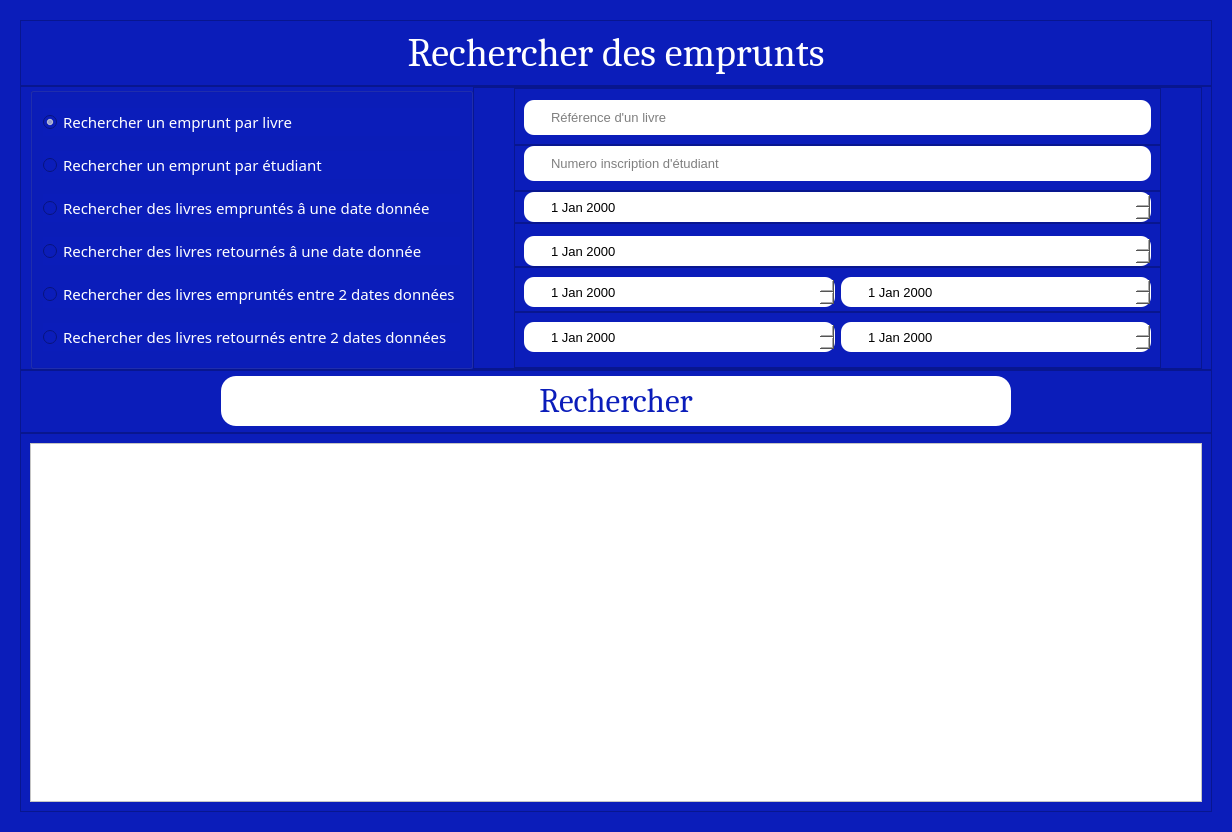
<?xml version="1.0" encoding="UTF-8"?>
<ui version="4.0">
 <class>Dialog</class>
 <widget class="QDialog" name="Dialog">
  <property name="geometry">
   <rect>
    <x>0</x>
    <y>0</y>
    <width>1232</width>
    <height>832</height>
   </rect>
  </property>
  <property name="windowTitle">
   <string>Dialog</string>
  </property>
  <property name="styleSheet">
   <string notr="true">background-color:#0b1dba;
color:white;
</string>
  </property>
  <layout class="QVBoxLayout" name="verticalLayout">
   <item>
    <widget class="QFrame" name="frame">
     <layout class="QVBoxLayout" name="verticalLayout_2" stretch="1,2,1,6">
      <property name="spacing">
       <number>0</number>
      </property>
      <item>
       <widget class="QFrame" name="frame_2">
        <property name="styleSheet">
         <string notr="true">font: 75 30pt &quot;Cambria&quot;;</string>
        </property>
        <property name="frameShape">
         <enum>QFrame::StyledPanel</enum>
        </property>
        <property name="frameShadow">
         <enum>QFrame::Raised</enum>
        </property>
        <layout class="QHBoxLayout" name="horizontalLayout">
         <item>
          <widget class="QLabel" name="label">
           <property name="font">
            <font>
             <family>Cambria</family>
             <pointsize>30</pointsize>
             <weight>9</weight>
             <italic>false</italic>
             <bold>false</bold>
            </font>
           </property>
           <property name="text">
            <string>Rechercher des emprunts</string>
           </property>
           <property name="alignment">
            <set>Qt::AlignCenter</set>
           </property>
          </widget>
         </item>
        </layout>
       </widget>
      </item>
      <item>
       <widget class="QFrame" name="frame_8">
        <property name="frameShape">
         <enum>QFrame::StyledPanel</enum>
        </property>
        <property name="frameShadow">
         <enum>QFrame::Raised</enum>
        </property>
        <layout class="QHBoxLayout" name="horizontalLayout_7" stretch="1,2">
         <property name="spacing">
          <number>0</number>
         </property>
         <property name="topMargin">
          <number>0</number>
         </property>
         <property name="bottomMargin">
          <number>0</number>
         </property>
         <item>
          <widget class="QGroupBox" name="groupBox_4">
           <layout class="QVBoxLayout" name="verticalLayout_4" stretch="0,2,0,0,0,0">
            <property name="spacing">
             <number>0</number>
            </property>
            <property name="leftMargin">
             <number>10</number>
            </property>
            <property name="topMargin">
             <number>0</number>
            </property>
            <property name="rightMargin">
             <number>10</number>
            </property>
            <property name="bottomMargin">
             <number>0</number>
            </property>
            <item>
             <widget class="QRadioButton" name="radioButton">
              <property name="font">
               <font>
                <family>MS Reference Sans Serif</family>
                <pointsize>11</pointsize>
               </font>
              </property>
              <property name="text">
               <string>Rechercher un emprunt par livre</string>
              </property>
              <property name="checked">
               <bool>true</bool>
              </property>
             </widget>
            </item>
            <item>
             <widget class="QRadioButton" name="radioButton_2">
              <property name="font">
               <font>
                <family>MS Reference Sans Serif</family>
                <pointsize>11</pointsize>
               </font>
              </property>
              <property name="text">
               <string>Rechercher un emprunt par étudiant</string>
              </property>
             </widget>
            </item>
            <item>
             <widget class="QRadioButton" name="radioButton_3">
              <property name="font">
               <font>
                <family>MS Reference Sans Serif</family>
                <pointsize>11</pointsize>
               </font>
              </property>
              <property name="text">
               <string>Rechercher des livres empruntés â une date donnée</string>
              </property>
             </widget>
            </item>
            <item>
             <widget class="QRadioButton" name="radioButton_4">
              <property name="font">
               <font>
                <family>MS Reference Sans Serif</family>
                <pointsize>11</pointsize>
               </font>
              </property>
              <property name="text">
               <string>Rechercher des livres retournés â une date donnée</string>
              </property>
             </widget>
            </item>
            <item>
             <widget class="QRadioButton" name="radioButton_5">
              <property name="font">
               <font>
                <family>MS Reference Sans Serif</family>
                <pointsize>11</pointsize>
               </font>
              </property>
              <property name="text">
               <string>Rechercher des livres empruntés entre 2 dates données</string>
              </property>
             </widget>
            </item>
            <item>
             <widget class="QRadioButton" name="radioButton_6">
              <property name="font">
               <font>
                <family>MS Reference Sans Serif</family>
                <pointsize>11</pointsize>
               </font>
              </property>
              <property name="text">
               <string>Rechercher des livres retournés entre 2 dates données</string>
              </property>
             </widget>
            </item>
           </layout>
          </widget>
         </item>
         <item>
          <widget class="QFrame" name="frame_3">
           <property name="font">
            <font>
             <pointsize>4</pointsize>
            </font>
           </property>
           <property name="frameShape">
            <enum>QFrame::StyledPanel</enum>
           </property>
           <property name="frameShadow">
            <enum>QFrame::Raised</enum>
           </property>
           <layout class="QVBoxLayout" name="verticalLayout_3" stretch="1,1,1,1,1,1">
            <property name="spacing">
             <number>0</number>
            </property>
            <property name="leftMargin">
             <number>40</number>
            </property>
            <property name="topMargin">
             <number>0</number>
            </property>
            <property name="rightMargin">
             <number>40</number>
            </property>
            <property name="bottomMargin">
             <number>0</number>
            </property>
            <item>
             <widget class="QFrame" name="frame_12">
              <property name="frameShape">
               <enum>QFrame::StyledPanel</enum>
              </property>
              <property name="frameShadow">
               <enum>QFrame::Raised</enum>
              </property>
              <layout class="QVBoxLayout" name="verticalLayout_6">
               <property name="topMargin">
                <number>11</number>
               </property>
               <item>
                <widget class="QLineEdit" name="edit_reference">
                 <property name="font">
                  <font>
                   <pointsize>10</pointsize>
                  </font>
                 </property>
                 <property name="styleSheet">
                  <string notr="true">height:35px;
border-radius:10px;
padding-left:25px;
background-color:white;
color:black;</string>
                 </property>
                 <property name="placeholderText">
                  <string>Référence d'un livre</string>
                 </property>
                </widget>
               </item>
              </layout>
             </widget>
            </item>
            <item>
             <widget class="QFrame" name="frame_11">
              <property name="frameShape">
               <enum>QFrame::StyledPanel</enum>
              </property>
              <property name="frameShadow">
               <enum>QFrame::Raised</enum>
              </property>
              <layout class="QVBoxLayout" name="verticalLayout_5">
               <property name="topMargin">
                <number>0</number>
               </property>
               <item>
                <widget class="QLineEdit" name="edit_numero_insc">
                 <property name="font">
                  <font>
                   <pointsize>10</pointsize>
                  </font>
                 </property>
                 <property name="styleSheet">
                  <string notr="true">height:35px;
border-radius:10px;
padding-left:25px;
background-color:white;
color:black;</string>
                 </property>
                 <property name="placeholderText">
                  <string>Numero inscription d'étudiant</string>
                 </property>
                </widget>
               </item>
              </layout>
             </widget>
            </item>
            <item>
             <widget class="QFrame" name="frame_9">
              <property name="frameShape">
               <enum>QFrame::StyledPanel</enum>
              </property>
              <property name="frameShadow">
               <enum>QFrame::Raised</enum>
              </property>
              <layout class="QHBoxLayout" name="horizontalLayout_5">
               <property name="topMargin">
                <number>0</number>
               </property>
               <property name="bottomMargin">
                <number>0</number>
               </property>
               <item>
                <widget class="QDateEdit" name="dateEdit">
                 <property name="font">
                  <font>
                   <pointsize>10</pointsize>
                  </font>
                 </property>
                 <property name="cursor">
                  <cursorShape>PointingHandCursor</cursorShape>
                 </property>
                 <property name="styleSheet">
                  <string notr="true">height:30px;
border-radius:10px;
padding-left:25px;
background-color:white;
color:black;</string>
                 </property>
                </widget>
               </item>
              </layout>
             </widget>
            </item>
            <item>
             <widget class="QFrame" name="frame_6">
              <property name="frameShape">
               <enum>QFrame::StyledPanel</enum>
              </property>
              <property name="frameShadow">
               <enum>QFrame::Raised</enum>
              </property>
              <layout class="QHBoxLayout" name="horizontalLayout_3">
               <property name="spacing">
                <number>0</number>
               </property>
               <property name="topMargin">
                <number>12</number>
               </property>
               <property name="bottomMargin">
                <number>0</number>
               </property>
               <item>
                <widget class="QDateEdit" name="dateEdit_2">
                 <property name="font">
                  <font>
                   <pointsize>10</pointsize>
                  </font>
                 </property>
                 <property name="cursor">
                  <cursorShape>PointingHandCursor</cursorShape>
                 </property>
                 <property name="styleSheet">
                  <string notr="true">height:30px;
border-radius:10px;
padding-left:25px;
background-color:white;
color:black;</string>
                 </property>
                </widget>
               </item>
              </layout>
             </widget>
            </item>
            <item>
             <widget class="QFrame" name="frame_10">
              <property name="frameShape">
               <enum>QFrame::StyledPanel</enum>
              </property>
              <property name="frameShadow">
               <enum>QFrame::Raised</enum>
              </property>
              <layout class="QHBoxLayout" name="horizontalLayout_8" stretch="1,1">
               <property name="bottomMargin">
                <number>4</number>
               </property>
               <item>
                <widget class="QDateEdit" name="dateEdit_3">
                 <property name="font">
                  <font>
                   <pointsize>10</pointsize>
                  </font>
                 </property>
                 <property name="cursor">
                  <cursorShape>PointingHandCursor</cursorShape>
                 </property>
                 <property name="styleSheet">
                  <string notr="true">height:30px;
border-radius:10px;
padding-left:25px;
background-color:white;
color:black;</string>
                 </property>
                </widget>
               </item>
               <item>
                <widget class="QDateEdit" name="dateEdit_4">
                 <property name="font">
                  <font>
                   <pointsize>10</pointsize>
                  </font>
                 </property>
                 <property name="cursor">
                  <cursorShape>PointingHandCursor</cursorShape>
                 </property>
                 <property name="styleSheet">
                  <string notr="true">height:30px;
border-radius:10px;
padding-left:25px;
background-color:white;
color:black;</string>
                 </property>
                </widget>
               </item>
              </layout>
             </widget>
            </item>
            <item>
             <widget class="QFrame" name="frame_4">
              <property name="frameShape">
               <enum>QFrame::StyledPanel</enum>
              </property>
              <property name="frameShadow">
               <enum>QFrame::Raised</enum>
              </property>
              <layout class="QHBoxLayout" name="horizontalLayout_2" stretch="0,0">
               <property name="bottomMargin">
                <number>15</number>
               </property>
               <item>
                <widget class="QDateEdit" name="dateEdit_5">
                 <property name="font">
                  <font>
                   <pointsize>10</pointsize>
                  </font>
                 </property>
                 <property name="cursor">
                  <cursorShape>PointingHandCursor</cursorShape>
                 </property>
                 <property name="styleSheet">
                  <string notr="true">height:30px;
border-radius:10px;
padding-left:25px;
background-color:white;
color:black;</string>
                 </property>
                </widget>
               </item>
               <item>
                <widget class="QDateEdit" name="dateEdit_6">
                 <property name="font">
                  <font>
                   <pointsize>10</pointsize>
                  </font>
                 </property>
                 <property name="cursor">
                  <cursorShape>PointingHandCursor</cursorShape>
                 </property>
                 <property name="styleSheet">
                  <string notr="true">height:30px;
border-radius:10px;
padding-left:25px;
background-color:white;
color:black;</string>
                 </property>
                </widget>
               </item>
              </layout>
             </widget>
            </item>
           </layout>
          </widget>
         </item>
        </layout>
       </widget>
      </item>
      <item>
       <widget class="QFrame" name="frame_7">
        <property name="frameShape">
         <enum>QFrame::StyledPanel</enum>
        </property>
        <property name="frameShadow">
         <enum>QFrame::Raised</enum>
        </property>
        <layout class="QHBoxLayout" name="horizontalLayout_6">
         <property name="spacing">
          <number>0</number>
         </property>
         <property name="leftMargin">
          <number>200</number>
         </property>
         <property name="topMargin">
          <number>0</number>
         </property>
         <property name="rightMargin">
          <number>200</number>
         </property>
         <property name="bottomMargin">
          <number>0</number>
         </property>
         <item>
          <widget class="QPushButton" name="Rechercher">
           <property name="font">
            <font>
             <family>Cambria</family>
             <pointsize>25</pointsize>
             <weight>9</weight>
             <italic>false</italic>
             <bold>false</bold>
            </font>
           </property>
           <property name="cursor">
            <cursorShape>PointingHandCursor</cursorShape>
           </property>
           <property name="styleSheet">
            <string notr="true">background-color:white;
color:#0b1dba;
border-radius:15px;
height:50;
font: 75 25pt &quot;Cambria&quot;;
</string>
           </property>
           <property name="text">
            <string>Rechercher</string>
           </property>
          </widget>
         </item>
        </layout>
       </widget>
      </item>
      <item>
       <widget class="QFrame" name="frame_5">
        <property name="frameShape">
         <enum>QFrame::StyledPanel</enum>
        </property>
        <property name="frameShadow">
         <enum>QFrame::Raised</enum>
        </property>
        <layout class="QHBoxLayout" name="horizontalLayout_4">
         <item>
          <widget class="QTableView" name="tableView">
           <property name="styleSheet">
            <string notr="true">background:white;
color:black</string>
           </property>
          </widget>
         </item>
        </layout>
       </widget>
      </item>
     </layout>
    </widget>
   </item>
  </layout>
 </widget>
 <resources/>
 <connections/>
</ui>
